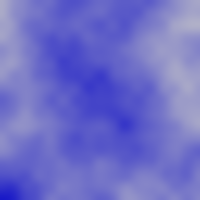
Frame 1 (no input)
Frame 2 (the mouse pressed at the canvas centre, redrawn once): identical to frame 1, image omitted

The p5.js sketch that drew this single still picture (run headless with seeded random() and noise() and a simulated clock; the mouse was pressed at the canvas centre and the sketch redrawn once):

// p5.js sketch
// ── sketch.js
let inc = 0.01;

function setup() {
  createCanvas(200, 200);
}

function draw() {
  let yoff = 0;

  loadPixels();
  for (let y = 0; y < height; y++) {
    let xoff = 0;
    for (let x = 0; x < width; x++) {
      let index = (x + y * width) * 4;
      let r = noise(xoff,yoff) * 255;
      pixels[index + 0] = r; // red value
      pixels[index + 1] = r; // green value
      pixels[index + 2] = 200; // blue value
      pixels[index + 3] = 255; // alpha value

      xoff += inc;
    }
    yoff +=inc;
  }
  updatePixels();

  noLoop();
}
